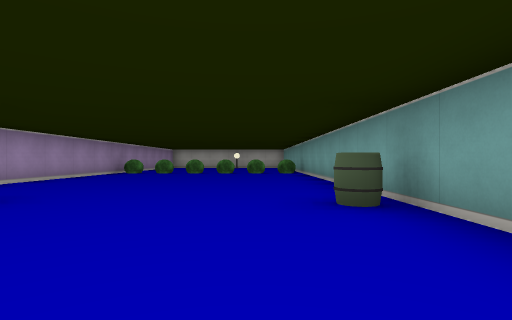
[1] (above)

24 first-person views from a walk through a cub3D level. The camera is about half as high as the walls, looks level and sees 80° across. The floor is counted in squares. Each view is taken from the middle of a square. On the plan, view 1 faces up. The plan holds only what a view shows up to about 9 squares ahead; the rest is blank.

[2]
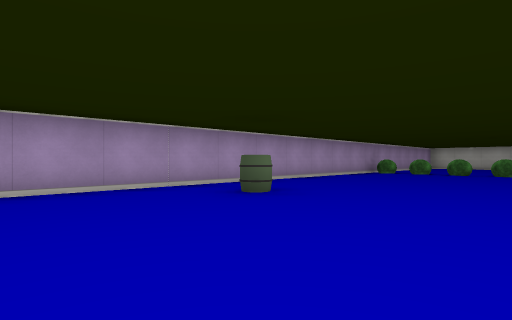

[3]
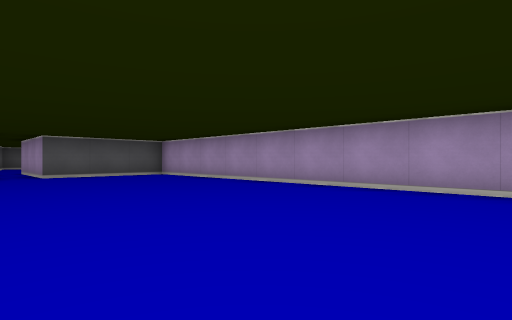

[4]
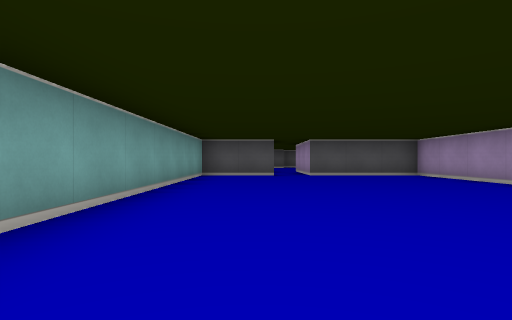

[5]
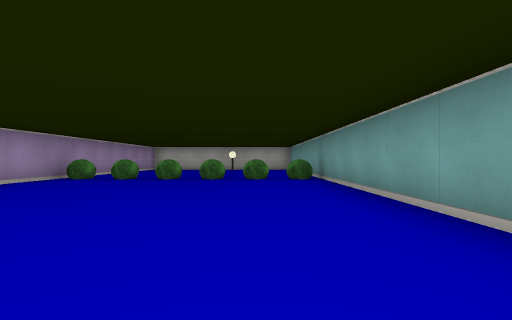

[6]
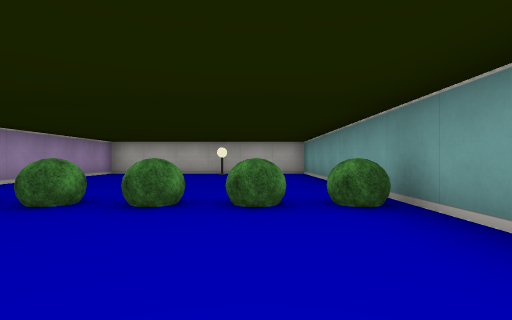

[7]
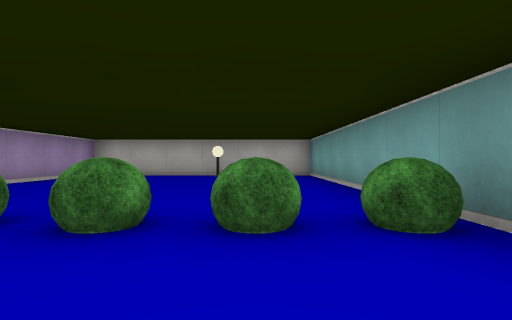

[8]
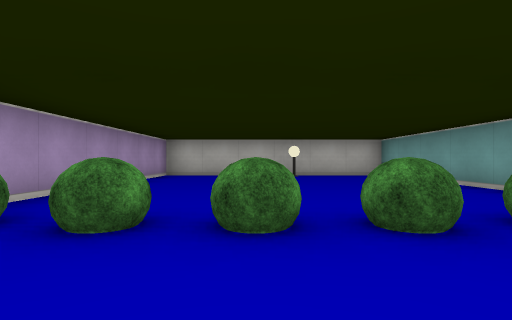

[9]
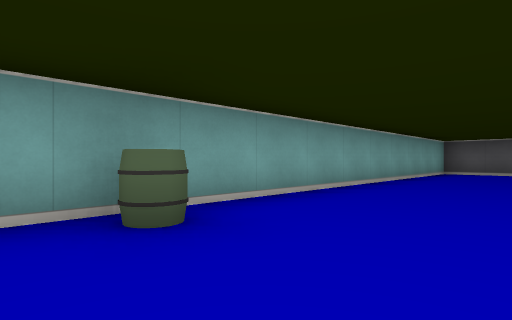

[10]
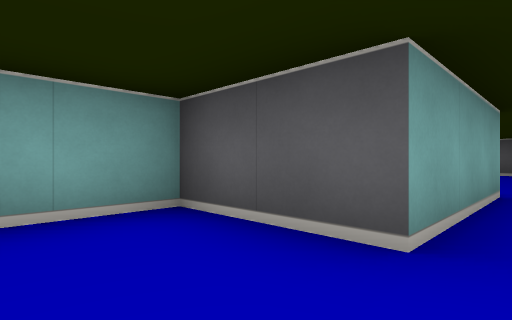

[11]
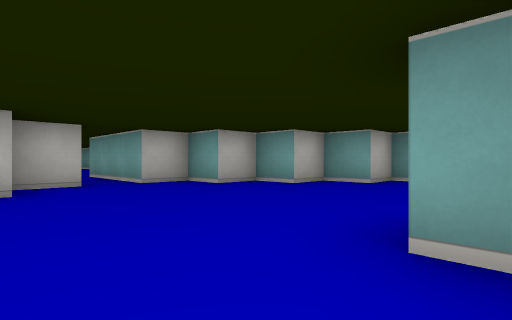

[12]
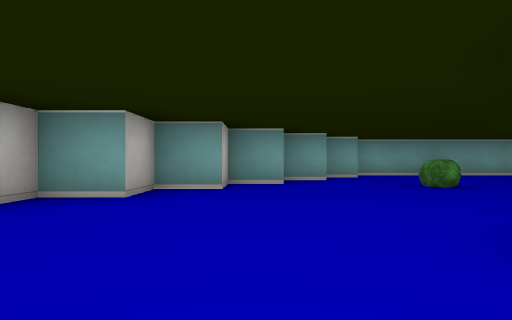

[13]
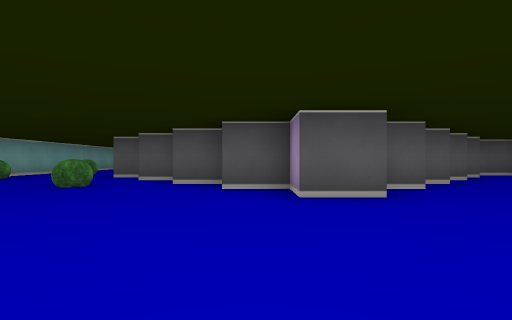

[14]
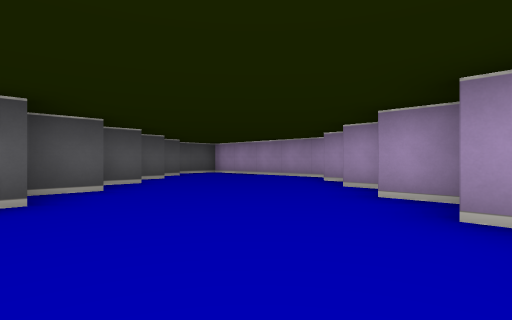

[15]
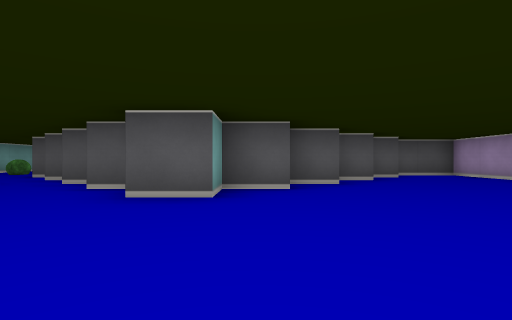

[16]
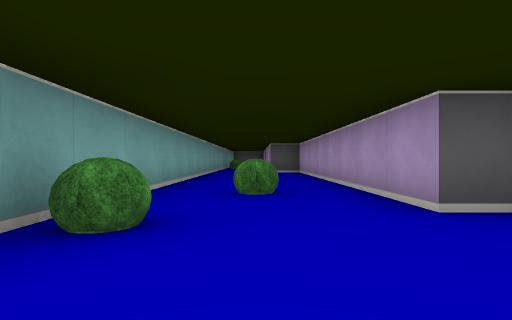

[17]
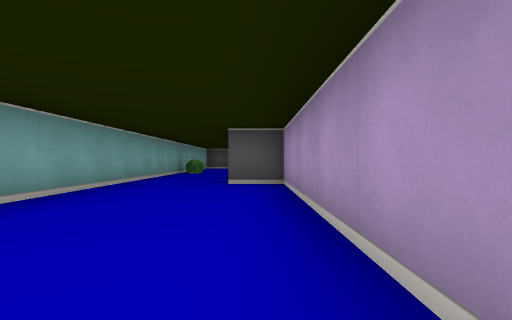

[18]
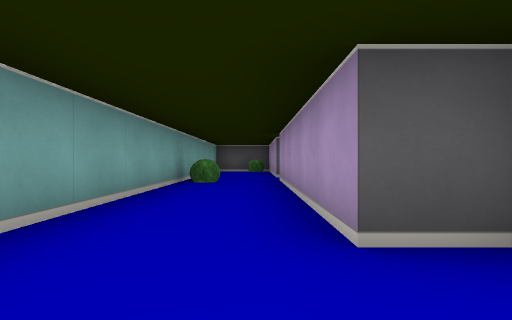

[19]
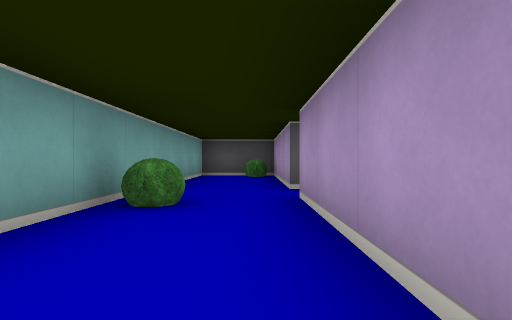

[20]
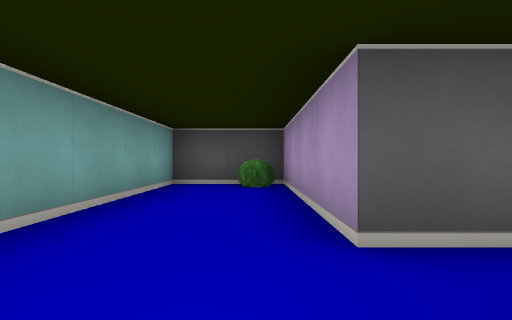

[21]
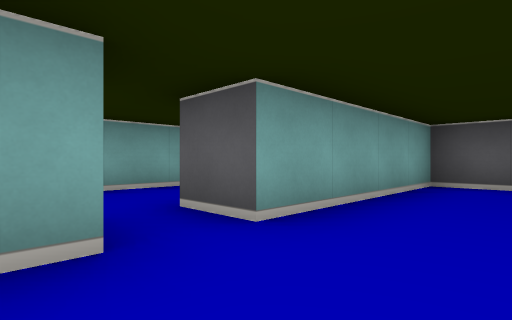

[22]
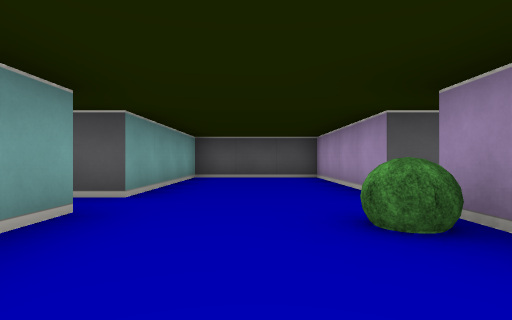

[23]
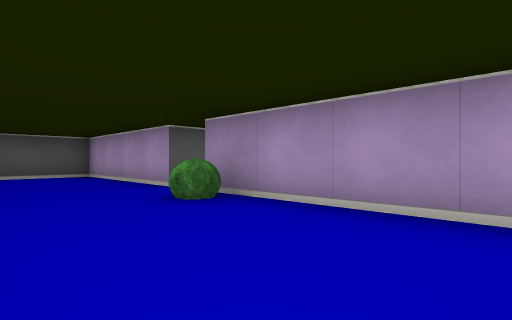

[24]
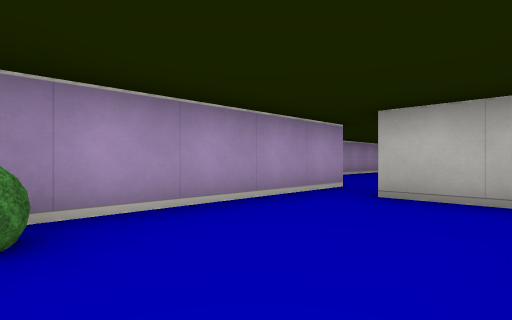

### Floor plan
Points are (right, up) in squares from view 1. A wall is a line through its corners. A room is listed if a view was taken in it or the views show most of it. See-through windows are left out.
Room 1 (views 1, 2, 3, 4, 5, 6, 7, 8, 9, 10)
walls: (-0.5, -6.5) (1.5, -6.5) (1.5, 16.5) (-4.5, 16.5) (-4.5, -6.5) (-1.5, -6.5)
ways out: opening at (-1, -6) to room 2
objects: bush (-4, 10); barrel (-3, 3); bush (-3, 10); bush (-2, 10); bush (-1, 10); lamp (-1, 16); bush (0, 10); barrel (1, 3); bush (1, 10)
Room 2 (views 11, 12, 13, 14, 15, 16, 17, 18, 19, 20)
walls: (1.8, -17.5) (2.5, -17.5); (2.9, -18.5) (3.5, -18.5) (3.5, -26.5) (4.5, -26.5) (4.5, -31.5); (0.5, -16.5) (1.5, -16.5); (4.5, -14.6) (4.5, -13.5); (5.5, -15.5) (5.5, -14.8); (3.5, -13.5) (3.5, -12.5) (2.5, -12.5) (2.5, -11.5) (1.5, -11.5) (1.5, -10.5) (0.5, -10.5) (0.5, -9.5) (-0.5, -9.5) (-0.5, -6.5); (-2.6, -15.5) (-1.5, -15.5) (-1.5, -14.5) (-0.5, -14.5) (-0.5, -15.5) (0.5, -15.5); (-3.6, -16.5) (-2.5, -16.5); (-4.6, -17.5) (-3.8, -17.5); (-5.6, -18.5) (-4.9, -18.5); (-1.5, -9.5) (-2.5, -9.5); (-4.5, -11.6) (-4.5, -12.5); (-5.5, -12.9) (-5.5, -13.5); (-6.5, -14) (-6.5, -14.5); (-7.5, -15.1) (-7.5, -19.5) (-5.9, -19.5); (-1.5, -6.5) (-1.5, -9.2); (3.5, -32.5) (4.5, -32.5) (4.5, -36.5) (6.5, -36.5) (6.5, -15.8)
ways out: opening at (-1, -6) to room 1; opening at (4, -32) to room 3
objects: bush (3, -16); bush (5, -36); bush (5, -20); bush (6, -31); bush (6, -18)
Room 3 (views 21, 22, 23, 24)
walls: (0.5, -32.5) (0.5, -36.5) (3.5, -36.5) (3.5, -32.5); (3.5, -31.5) (3.5, -30.8); (2.8, -27.5) (1.5, -27.5); (0.5, -27.5) (0.5, -31.5)
ways out: opening at (4, -32) to room 2; opening at (1, -27)
objects: bush (1, -31)

Where each view was taken, in squares from view 1:
view 1: 0 up, 0 right, facing up
view 2: 0 up, 0 right, facing up-left
view 3: 2 up, 0 right, facing down-left
view 4: 2 up, 0 right, facing down
view 5: 3 up, 0 right, facing up
view 6: 7 up, 0 right, facing up
view 7: 8 up, 0 right, facing up
view 8: 8 up, 2 left, facing up
view 9: 4 up, 1 left, facing down-right
view 10: 5 down, 1 left, facing down-right
view 11: 15 down, 3 left, facing up-right
view 12: 13 down, 2 left, facing right
view 13: 11 down, 0 right, facing down
view 14: 11 down, 1 left, facing down-left
view 15: 11 down, 2 left, facing down
view 16: 16 down, 5 right, facing down
view 17: 21 down, 4 right, facing down
view 18: 25 down, 5 right, facing down
view 19: 28 down, 5 right, facing down
view 20: 31 down, 5 right, facing down
view 21: 31 down, 2 right, facing down-right
view 22: 29 down, 2 right, facing down
view 23: 28 down, 3 right, facing down-left
view 24: 31 down, 3 right, facing up-left
